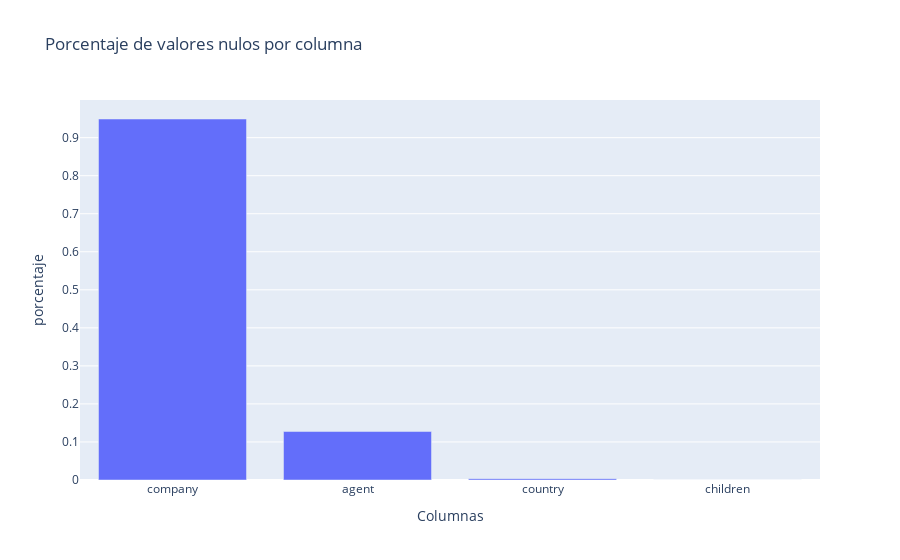

Notebook source saved alongside this figure:
### Code cell
def print_null_count(data: pd.DataFrame):
  null_series = data.isna().sum()
  type_count_df = pd.DataFrame({
    "Columnas": null_series.index,
    "valores_nulos": null_series.values,
    "porcentaje": null_series.values / data.shape[0],

  })
  type_count_df = type_count_df[type_count_df["valores_nulos"] > 0].sort_values("valores_nulos", ascending=False)
  px.bar(
    type_count_df,
    x="Columnas",
    y="porcentaje",
    hover_data={"valores_nulos": ":.0f", "porcentaje":":.2r"},
    title="Porcentaje de valores nulos por columna"
  ).show()

print_null_count(df_hotel)

### Figure 1 — Plotly figure (JSON) as saved in the notebook; plotly's stock layout.template omitted (floating-point values rounded to 4 significant figures)
{"data": [{"alignmentgroup": "True", "customdata": [[58761], [7890], [221], [4]], "hovertemplate": "Columnas=%{x}<br>porcentaje=%{y:.2r}<br>valores_nulos=%{customdata[0]:.0f}<extra></extra>", "legendgroup": "", "marker": {"color": "#636efa", "pattern": {"shape": ""}}, "name": "", "offsetgroup": "", "orientation": "v", "showlegend": false, "textposition": "auto", "type": "bar", "x": ["company", "agent", "country", "children"], "xaxis": "x", "y": [0.9491, 0.1274, 0.00357, 6.461e-05], "yaxis": "y"}], "layout": {"barmode": "relative", "legend": {"tracegroupgap": 0}, "title": {"text": "Porcentaje de valores nulos por columna"}, "xaxis": {"anchor": "y", "domain": [0, 1], "title": {"text": "Columnas"}}, "yaxis": {"anchor": "x", "domain": [0, 1], "title": {"text": "porcentaje"}}}}
